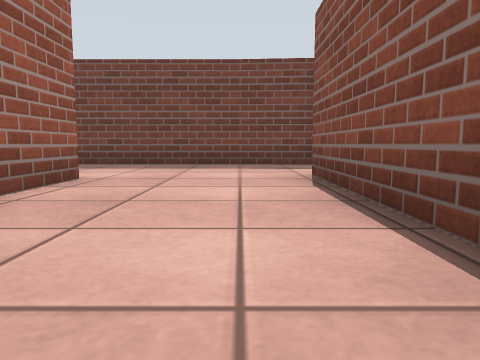
view 1 (above)

16 first-person views from a walk through a robot-simulator world made for Gazebo. The camera is 0.5 m above the floor, tilts 6° down and sees 70° across. The floor is counted in squares, 1 m on a side. Each view is taken from the middle of a square. On the plan, view 1 faces up. The plan holds only what a view shows up to about 9 squares ahead; the rest is blank. The place goes on beyond the plan. Robots are left out. Surface patterns are stand-ins for the level's own textures.

view 2
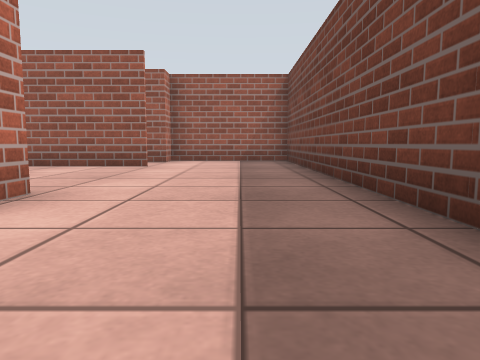

view 3
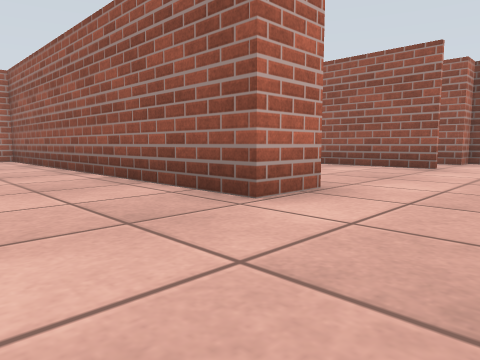

view 4
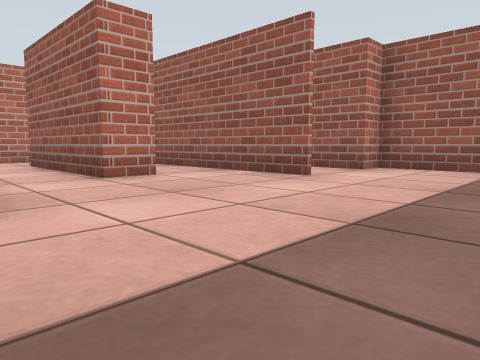

view 5
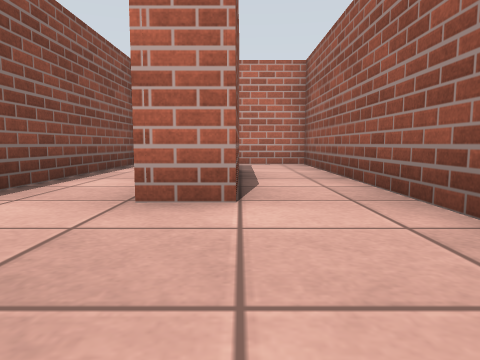

view 6
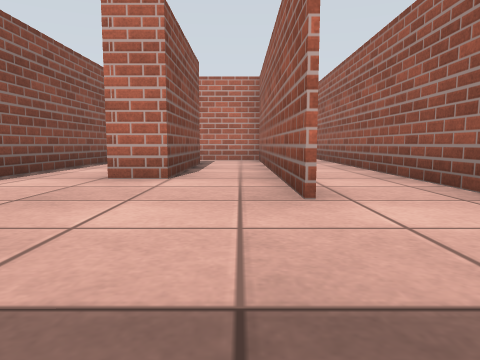

view 7
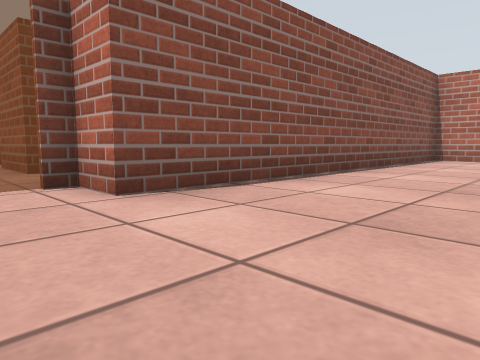

view 8
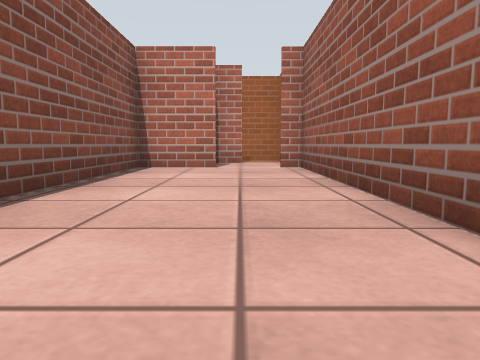

view 9
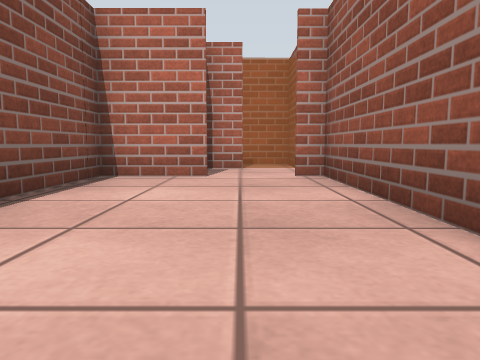

view 10
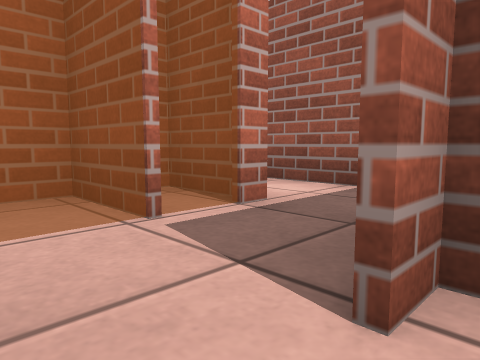

view 11
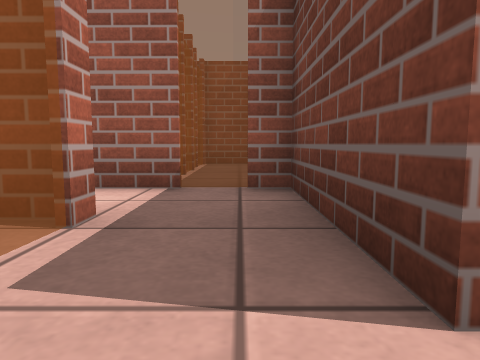

view 12
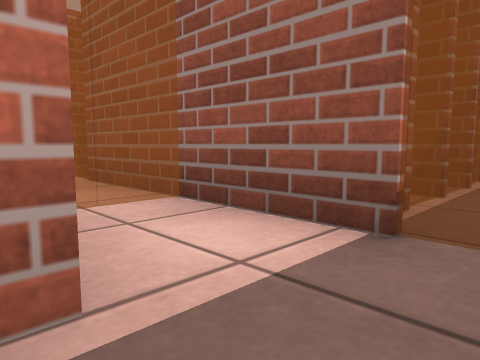

view 13
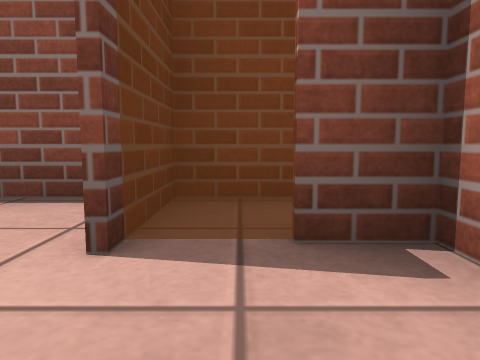

view 14
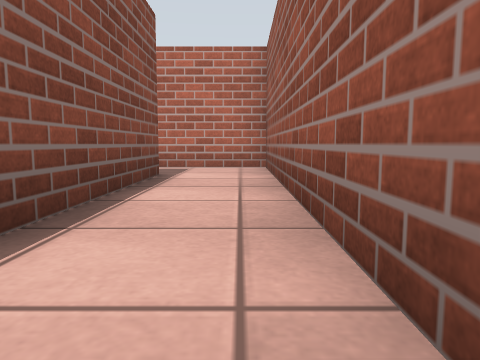

view 15
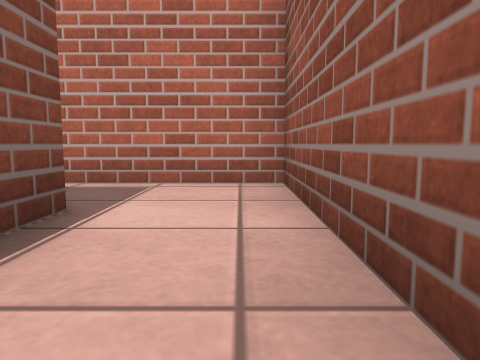

view 16
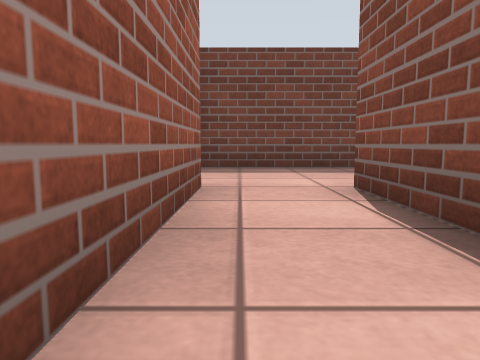

### Floor plan
Points are (right, up) in squares from view 1. A wall is a line through its corners. A room is listed if a view was taken in it or the views show most of it. See-through windows are left out.
Room 1 (views 1, 2, 3, 4, 5, 6, 7, 8, 9, 10, 11, 12, 13)
walls: (-3.5, 4.9) (-2.3, 4.9) (-2.3, -4.3); (-6, 3.1) (-5.1, 3.1) (-5.1, -0.7); (-7.6, 5) (-7.6, 3.5); (-3.4, -1.4) (-3.4, 3); (-10.1, 6.8) (-10.1, 4.9); (1.9, 8.4) (-9.9, 8.4); (-1.8, -4.4) (-3.5, -4.4); (0.4, -4.3) (1.2, -4.3); (1.2, -4.4) (0.4, -4.4); (-1.1, -6) (-0.3, -6); (1.2, -5.5) (1.2, 5.5) (2.2, 5.5) (2.2, 6)
ways out: opening at (-9, 4) to room 2; opening at (-7, 3) to room 3; opening at (-5.5, -1) to room 3; opening at (-2.5, -5)
Room 2 (views 14, 15, 16)
walls: (-7.7, -2.6) (-7.7, 1.3); (-7.7, 2.8) (-7.7, 5); (-9.5, 4.9) (-9.6, -4.3) (-6.8, -4.3)
ways out: opening at (-9, 4) to room 1
Room 3 (no view inside)
walls: (-6, -0.8) (-6, 3.1); (-5.6, -2.5) (-4.8, -2.5); (-7.6, 3.5) (-7.6, -2.5) (-6, -2.5); (-3.4, -2.4) (-3.4, -1.4)
ways out: opening at (-7, 3) to room 1; opening at (-5.5, -1) to room 1

Positions as (right, up) in squares from view 1, and headings:
1: (0, 0), facing up
2: (0, 7), facing left
3: (0, 7), facing down-left
4: (-3, 8), facing down-left
5: (-6, 6), facing down
6: (-7, 8), facing down
7: (-2, 7), facing down-right
8: (-1, 3), facing down
9: (-1, 1), facing down
10: (-1, -4), facing down-left
11: (-1, -5), facing left
12: (-3, -5), facing down-left
13: (-2, -5), facing right
14: (-9, 3), facing down
15: (-9, 0), facing down
16: (-9, 1), facing up
